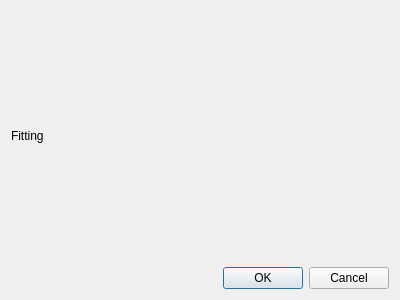
<?xml version="1.0" encoding="UTF-8"?>
<ui version="4.0">
 <class>Dialog</class>
 <widget class="QDialog" name="Dialog">
  <property name="geometry">
   <rect>
    <x>0</x>
    <y>0</y>
    <width>400</width>
    <height>300</height>
   </rect>
  </property>
  <property name="windowTitle">
   <string>Dialog</string>
  </property>
  <layout class="QVBoxLayout" name="verticalLayout">
   <item>
    <widget class="QLabel" name="label">
     <property name="text">
      <string>Fitting</string>
     </property>
    </widget>
   </item>
   <item>
    <widget class="QDialogButtonBox" name="buttonBox">
     <property name="orientation">
      <enum>Qt::Horizontal</enum>
     </property>
     <property name="standardButtons">
      <set>QDialogButtonBox::Cancel|QDialogButtonBox::Ok</set>
     </property>
    </widget>
   </item>
  </layout>
 </widget>
 <resources/>
 <connections>
  <connection>
   <sender>buttonBox</sender>
   <signal>accepted()</signal>
   <receiver>Dialog</receiver>
   <slot>accept()</slot>
   <hints>
    <hint type="sourcelabel">
     <x>248</x>
     <y>254</y>
    </hint>
    <hint type="destinationlabel">
     <x>157</x>
     <y>274</y>
    </hint>
   </hints>
  </connection>
  <connection>
   <sender>buttonBox</sender>
   <signal>rejected()</signal>
   <receiver>Dialog</receiver>
   <slot>reject()</slot>
   <hints>
    <hint type="sourcelabel">
     <x>316</x>
     <y>260</y>
    </hint>
    <hint type="destinationlabel">
     <x>286</x>
     <y>274</y>
    </hint>
   </hints>
  </connection>
 </connections>
</ui>
